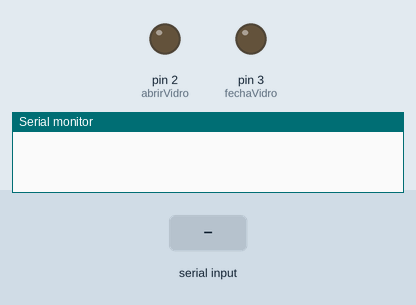
Recording of a sketch running on a simulated Arduino Uno, built with avr-gcc and run on an emulated ATmega328P. Shown: output pins drawn as LEDs (lit = HIGH), the last lines printed to the serial monitor. The test bench sets the inputs (shaded band).

Above: at 1.2 s.
1.3 s: "1" received over Serial
At 1.8 s:
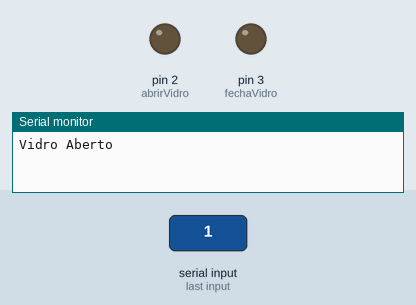
2.9 s: "2" received over Serial
At 4.2 s:
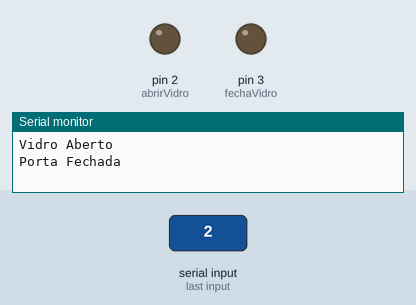
Timing chart, 0 to 5.9 s (numbered marks = the images above; inputs shaded):
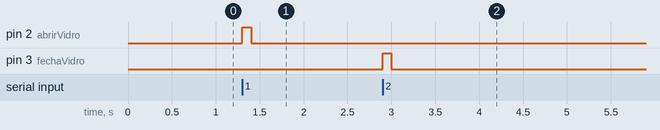

Measured:
- after the input at 1.3 s, pin 2 (abrirVidro): LOW → HIGH at once, → LOW 0.10 s later
- after the input at 2.9 s, pin 3 (fechaVidro): LOW → HIGH at once, → LOW 0.10 s later

The sketch:

Carro.ino
```cpp
int estado;
int abrirVidro = 2; //aciona a porta 2 do arduino
int fechaVidro = 3;//aciona a porta 3 do arduino

void setup() {

  Serial.begin(9600); //define a taxa de dados em bits por segundos
  pinMode(abrirVidro, OUTPUT); //definição porta 2 como saida
  pinMode(fechaVidro, OUTPUT); //definição porta 2 como saida
}

void loop() {

  if(Serial.available()) //obtem o numero de bytes (caracteres) disponiveis para leitura
  {
      estado = Serial.read(); //ler dados que estejam entrando pela porta serial
    }

  if (estado == 49) //recebe numero 1 em ascii da tabela do arduino
  {
     vidroCarro(abrirVidro); //chama a função para abrir o vidro
    }
  if (estado == 50) //recebe numero 1 em ascii da tabela do arduino
  {
     fecharVidro(fechaVidro); //chama função para fechar o vidro
    }
  estado = 0;
}

void vidroCarro(int abrirVidro){

    digitalWrite(abrirVidro, HIGH); //seta a porta 2 em estado alto
    Serial.println("Vidro Aberto");;
    delay(100);
    digitalWrite(abrirVidro, LOW); //seta a porta 2 em estado baixo
}

void fecharVidro(int fechaVidro){

    digitalWrite(fechaVidro, HIGH); //seta a porta 3 em estado alto
    Serial.println("Porta Fechada");
    delay(100);
    digitalWrite(fechaVidro, LOW); //seta a porta 3 em estado baixo
}
```
